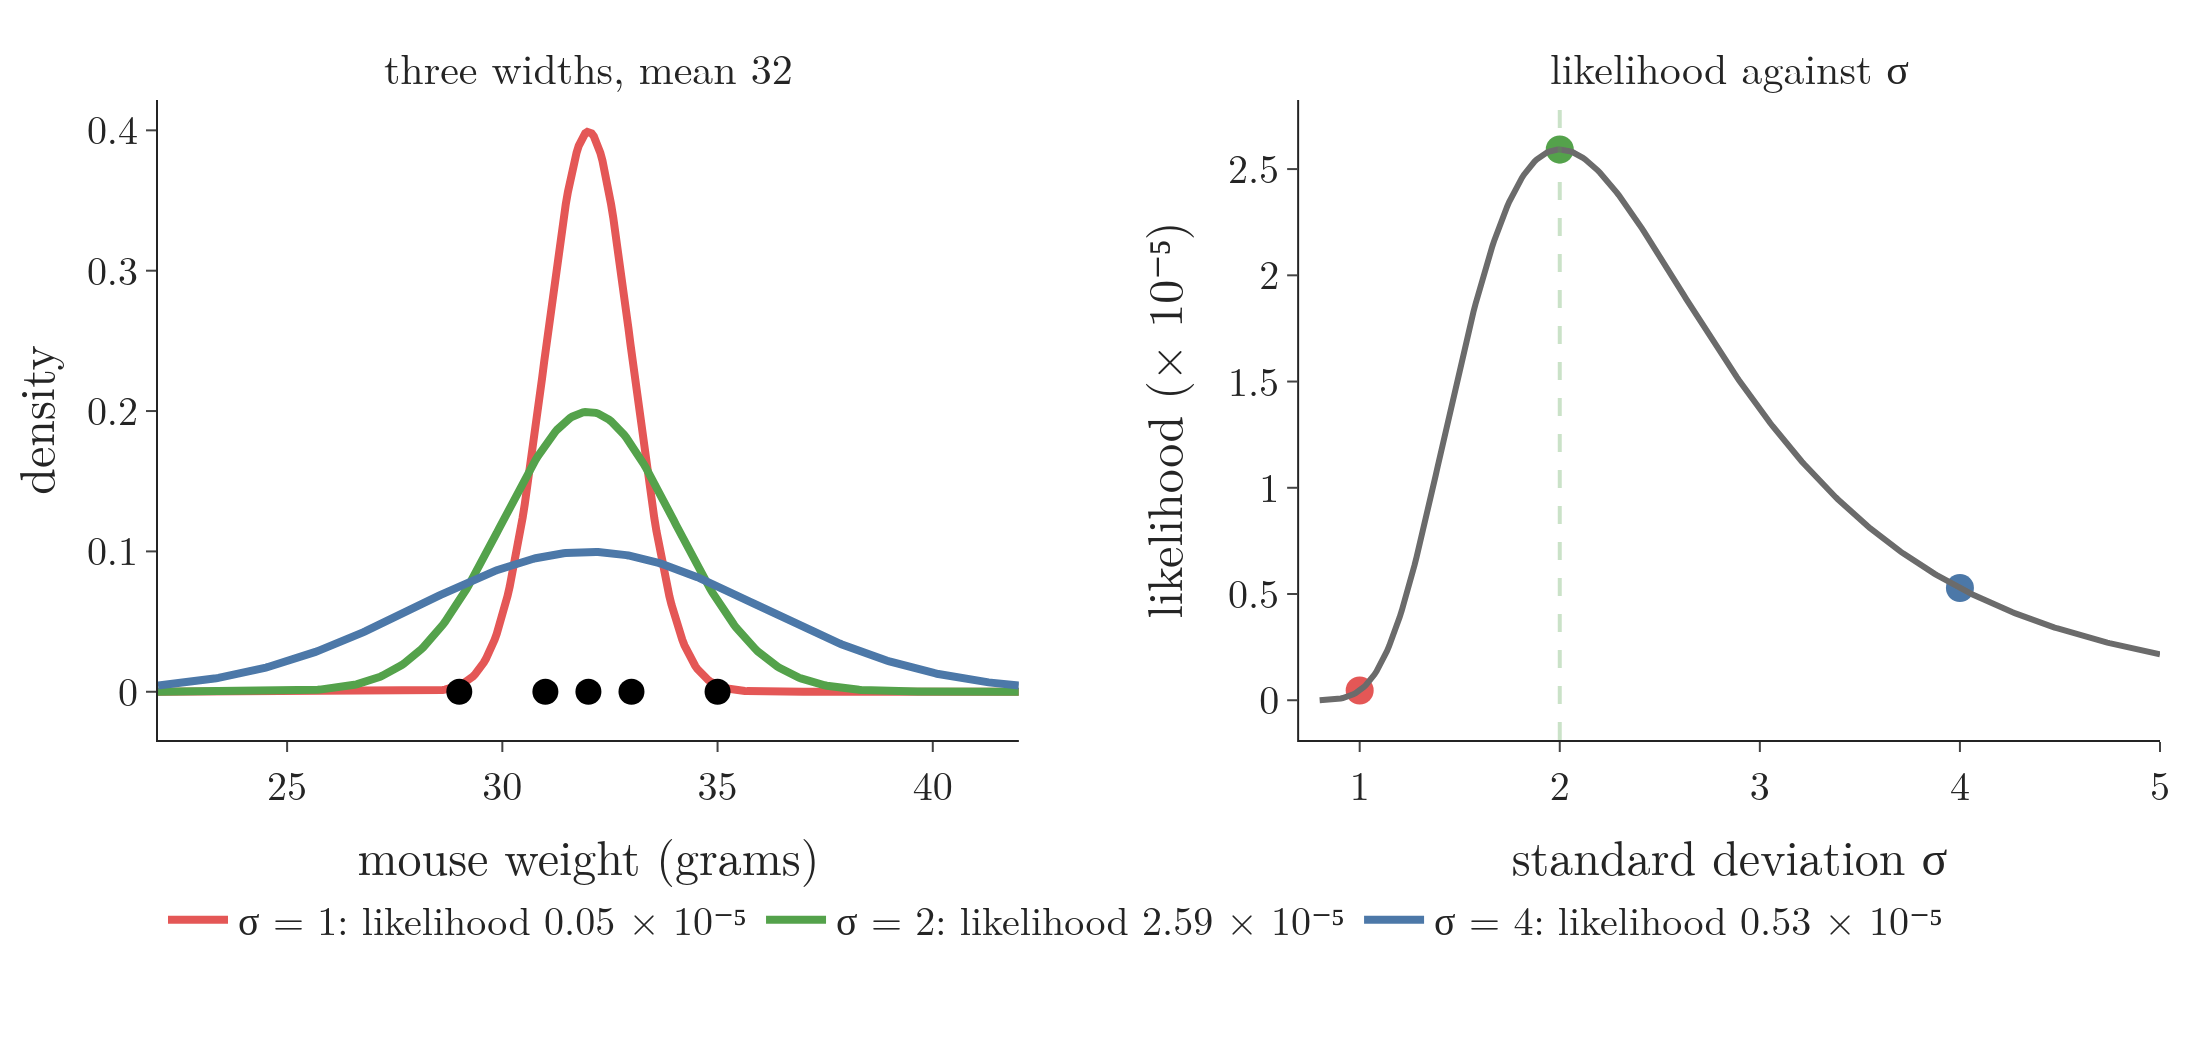

Write Python code to recreate this figure.
"""Searching for the standard deviation with the mean fixed at 32: curves with sigma = 1, 2, 4 over the five mouse
weights (left) and the likelihood against sigma (right), highest at sigma = 2."""
from pathlib import Path

import numpy as np
import plotly.graph_objects as go
from plotly.subplots import make_subplots
from scipy import stats

HERE = Path(__file__).parent
BLUE, ORANGE, GREEN, RED, GREY = "#4C78A8", "#F58518", "#54A24B", "#E45756", "#6B6B6B"
X = np.array([29, 31, 32, 33, 35.0])
lik = lambda s: stats.norm(32, s).pdf(X).prod()
s_grid = np.linspace(0.8, 5, 400)
L = np.array([lik(s) for s in s_grid]) * 1e5
assert abs(s_grid[L.argmax()] - 2) < 0.02

fig = make_subplots(rows=1, cols=2, horizontal_spacing=0.14,
                    subplot_titles=("three widths, mean 32", "likelihood against σ"))
x = np.linspace(22, 42, 400)
for s, c in ((1, RED), (2, GREEN), (4, BLUE)):
    fig.add_trace(go.Scatter(x=x, y=stats.norm(32, s).pdf(x), mode="lines", line=dict(color=c, width=4),
                             name=f"σ = {s}: likelihood {lik(s) * 1e5:.2f} × 10⁻⁵"), 1, 1)
    fig.add_trace(go.Scatter(x=[s], y=[lik(s) * 1e5], mode="markers", marker=dict(size=14, color=c),
                             showlegend=False), 1, 2)
fig.add_trace(go.Scatter(x=X, y=np.zeros_like(X), mode="markers", marker=dict(size=13, color="black"),
                         showlegend=False), 1, 1)
fig.add_trace(go.Scatter(x=s_grid, y=L, mode="lines", line=dict(color=GREY, width=3), showlegend=False), 1, 2)
fig.add_vline(x=2, line=dict(color=GREEN, dash="dash", width=2), row=1, col=2)
fig.update_xaxes(title_text="mouse weight (grams)", row=1, col=1)
fig.update_yaxes(title_text="density", row=1, col=1)
fig.update_xaxes(title_text="standard deviation σ", row=1, col=2)
fig.update_yaxes(title_text="likelihood (× 10⁻⁵)", row=1, col=2)
fig.update_layout(template="simple_white", width=1100, height=520, font=dict(family="Latin Modern Roman", size=20),
                  legend=dict(orientation="h", x=0, y=-0.22), margin=dict(l=70, r=20, t=50, b=150))
fig.update_annotations(font_size=21)
fig.write_image(HERE / "sigma_search.png", scale=2)
fig.write_image(HERE / "sigma_search.pdf")
